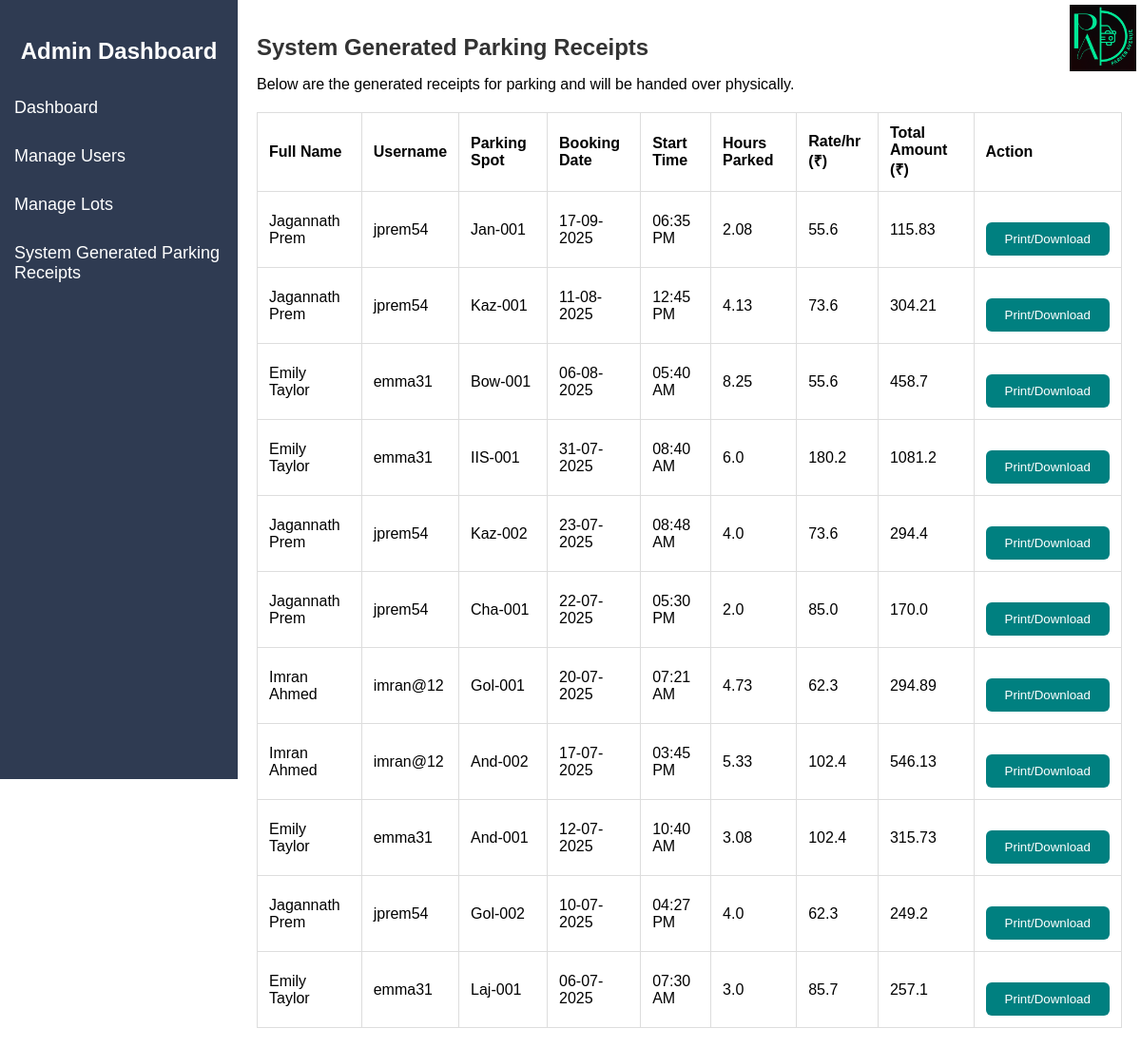
Before: /receipts (signed in) with the older database file.
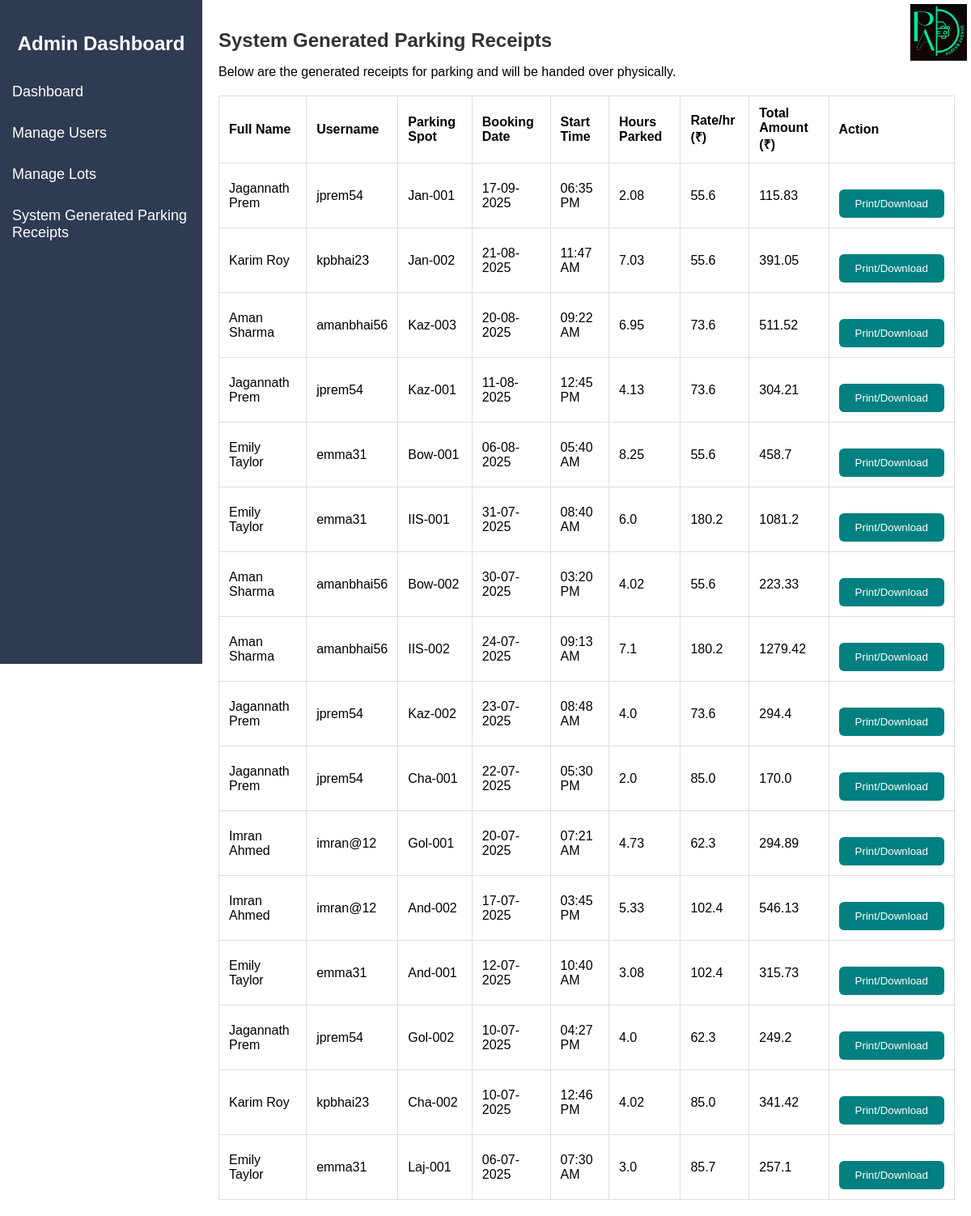
After: the same page with the newer database file.
### models.py (models this page shows, shortened)
class User(db.Model):
    id = db.Column(db.Integer, primary_key=True)
    username = db.Column(db.String(80), unique=True, nullable=False)
    fullname = db.Column(db.String(100), nullable=True)
    email = db.Column(db.String(120), unique=True, nullable=False)
    password = db.Column(db.String(50), nullable=False)
    dob = db.Column(db.Date, nullable=True)
    state = db.Column(db.String(50), nullable=True)
    is_admin = db.Column(db.Boolean, default=False)
    is_banned = db.Column(db.Boolean, default=False)
    reservations = db.relationship('Reservation', backref='user', lazy=True)

class ParkingSpot(db.Model):
    id = db.Column(db.Integer, primary_key=True)
    lot_id = db.Column(db.Integer, db.ForeignKey('parking_lot.id'), nullable=False)
    status = db.Column(db.String(1), default='A')  # A = Available, O = Occupied
    spot_number = db.Column(db.String(10), nullable=False)
    reservation = db.relationship('Reservation', backref='spot', uselist=False)

class Reservation(db.Model):
    id = db.Column(db.Integer, primary_key=True)
    spot_id = db.Column(db.Integer, db.ForeignKey('parking_spot.id'), nullable=False)
    user_id = db.Column(db.Integer, db.ForeignKey('user.id'), nullable=False)
    vehicle_id = db.Column(db.Integer, db.ForeignKey('vehicle.id'), nullable=True)
    parking_timestamp = db.Column(db.DateTime, default=datetime.utcnow)
    leaving_timestamp = db.Column(db.DateTime, nullable=True)
    cost_per_hour = db.Column(db.Float, nullable=False)
    total_cost = db.Column(db.Float, default=0.0)
    status = db.Column(db.String(20), default='Pending')

### app.py (the view)
@app.route('/receipts')
@admin_required
def receipts():
    reservations = Reservation.query.filter(
        Reservation.leaving_timestamp.isnot(None), Reservation.status!="Cancelled"
    ).order_by(Reservation.leaving_timestamp.desc()).all()
    receipts = []
    for r in reservations:
        receipts.append({
            'id': r.id,
            'username': r.user.username,
            'fullname': r.user.fullname,
            'parking_spot': r.spot.spot_number,
            'booking_date': r.parking_timestamp.strftime('%d-%m-%Y'),
            'start_time': r.parking_timestamp.strftime('%I:%M %p'),
            'hours_parked': round((r.leaving_timestamp - r.parking_timestamp).total_seconds() / 3600, 2),
            'rate_per_hour': r.cost_per_hour,
            'total_amount': r.total_cost,
        })
    return render_template('receipt.html', receipts=receipts)

### app.py (called while the page is built)
def admin_required(f):
    @wraps(f)
    def decorated_function(*args, **kwargs):
        if not session.get('admin_logged_in'):
            flash('Admin access required', 'danger')
            return redirect(url_for('admin_login'))
        return f(*args, **kwargs)
    return decorated_function

### templates/receipt.html (shortened to what this page needs)
<!DOCTYPE html>
<html lang="en">
<head>
</head>
<body>
    <div class="sidebar">
        <h2>Admin Dashboard</h2>
        <a href="{{ url_for('admin_dashboard') }}">Dashboard</a>
        <a href="{{ url_for('manage_users') }}">Manage Users</a>
        <a href="{{ url_for('manage_lots') }}">Manage Lots</a>
        <a href="{{ url_for('receipts') }}">System Generated Parking Receipts</a>
    </div>
    <div class="main-content">
        <div class="logo-container">
            <img src="{{ url_for('static', filename='../static/images/parker_avenue_logo.png') }}" alt=" ">
        </div>
        <h1>System Generated Parking Receipts</h1>
        <p>Below are the generated receipts for parking and will be handed over physically.</p>
        <table id="receiptTable">
            <thead>
                <tr>
                    <th>Full Name</th>
                    <th>Username</th>
                    <th>Parking Spot</th>
                    <th>Booking Date</th>
                    <th>Start Time</th>
                    <th>Hours Parked</th>
                    <th>Rate/hr (₹)</th>
                    <th>Total Amount (₹)</th>
                    <th class="action-col">Action</th>
                </tr>
            </thead>
            <tbody>
                {% for receipt in receipts %}
                <tr id="receipt-row-{{ receipt.id }}">
                    <td>{{ receipt.fullname }}</td>
                    <td>{{ receipt.username }}</td>
                    <td>{{ receipt.parking_spot }}</td>
                    <td>{{ receipt.booking_date }}</td>
                    <td>{{ receipt.start_time }}</td>
                    <td>{{ receipt.hours_parked }}</td>
                    <td>{{ receipt.rate_per_hour }}</td>
                    <td>{{ receipt.total_amount }}</td>
                    <td class="action-col">
                        <button class="print-btn" onclick="printRow('receipt-row-{{ receipt.id }}')">Print/Download</button>
        </td>
    </tr>
    {% endfor %}
            </tbody>
        </table>
    </div>
</body>
</html>

Changed rows visible on the page:
added User: fullname "Karim Roy" "Karim Roy", username "kpbhai23" "kpbhai23"
now on this page (row edited): ParkingSpot: parking_spot "Jan-002"
added Reservation: rate_per_hour "55.6", total_amount "391.05"
now on this page (row edited): User: fullname "Aman Sharma" "Aman Sharma" "Aman Sharma", username "amanbhai56" "amanbhai56" "amanbhai56"
now on this page (row edited): ParkingSpot: parking_spot "Kaz-003"
added Reservation: rate_per_hour "73.6", total_amount "511.52"
now on this page (row edited): ParkingSpot: parking_spot "Bow-002"
added Reservation: rate_per_hour "55.6", total_amount "223.33"
now on this page (row edited): ParkingSpot: parking_spot "IIS-002"
added Reservation: rate_per_hour "180.2", total_amount "1279.42"
now on this page (row edited): ParkingSpot: parking_spot "Cha-002"
added Reservation: rate_per_hour "85.0", total_amount "341.42"
Other visible differences:
new list line: "21-08-2025 11:47 AM 7.03 Print/Download"
new list line: "20-08-2025 09:22 AM 6.95 Print/Download"
new list line: "30-07-2025 03:20 PM 4.02 Print/Download"
new list line: "24-07-2025 09:13 AM 7.1 Print/Download"
new list line: "10-07-2025 12:46 PM 4.02 Print/Download"
